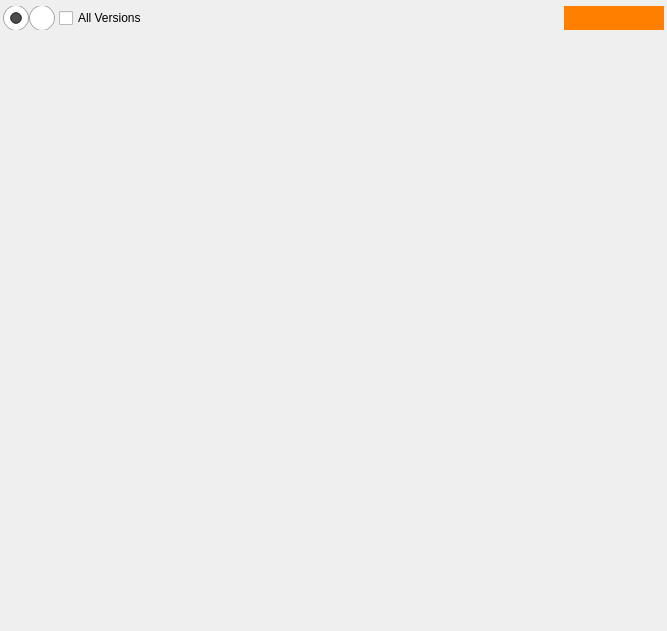
<?xml version="1.0" encoding="UTF-8"?>
<ui version="4.0">
 <class>FileListForm</class>
 <widget class="QWidget" name="FileListForm">
  <property name="geometry">
   <rect>
    <x>0</x>
    <y>0</y>
    <width>667</width>
    <height>631</height>
   </rect>
  </property>
  <property name="windowTitle">
   <string>Form</string>
  </property>
  <layout class="QVBoxLayout" name="verticalLayout" stretch="0,1">
   <property name="spacing">
    <number>4</number>
   </property>
   <property name="leftMargin">
    <number>2</number>
   </property>
   <property name="topMargin">
    <number>6</number>
   </property>
   <property name="rightMargin">
    <number>2</number>
   </property>
   <property name="bottomMargin">
    <number>2</number>
   </property>
   <item>
    <layout class="QHBoxLayout" name="horizontalLayout_3" stretch="0,0,1,0">
     <property name="leftMargin">
      <number>1</number>
     </property>
     <property name="rightMargin">
      <number>1</number>
     </property>
     <item>
      <layout class="QHBoxLayout" name="horizontalLayout">
       <property name="spacing">
        <number>0</number>
       </property>
       <item>
        <widget class="QRadioButton" name="grid_radio_btn">
         <property name="minimumSize">
          <size>
           <width>0</width>
           <height>0</height>
          </size>
         </property>
         <property name="maximumSize">
          <size>
           <width>26</width>
           <height>16777215</height>
          </size>
         </property>
         <property name="toolTip">
          <string>List view</string>
         </property>
         <property name="layoutDirection">
          <enum>Qt::RightToLeft</enum>
         </property>
         <property name="styleSheet">
          <string notr="true">#grid_radio_btn::indicator {
width: 26;
height: 24;
}

#grid_radio_btn::indicator::unchecked {
	image: url(:/tk-multi-workfiles/grid_view_unchecked.png);
}

#grid_radio_btn::indicator::unchecked::hover {
	image: url(:/tk-multi-workfiles/grid_view_unchecked_hover.png);
}

#grid_radio_btn::indicator::checked {
    image: url(:/tk-multi-workfiles/grid_view_checked.png);
}

/*#grid_radio_btn::indicator::checked::hover {
    image: url(:/tk-multi-workfiles/grid_view_checked_hover.png);
}*/</string>
         </property>
         <property name="text">
          <string/>
         </property>
         <property name="iconSize">
          <size>
           <width>20</width>
           <height>20</height>
          </size>
         </property>
         <property name="checked">
          <bool>true</bool>
         </property>
        </widget>
       </item>
       <item>
        <widget class="QRadioButton" name="details_radio_btn">
         <property name="enabled">
          <bool>true</bool>
         </property>
         <property name="maximumSize">
          <size>
           <width>26</width>
           <height>16777215</height>
          </size>
         </property>
         <property name="toolTip">
          <string>Details view</string>
         </property>
         <property name="styleSheet">
          <string notr="true">#details_radio_btn::indicator {
width: 26;
height: 24;
}

#details_radio_btn::indicator::unchecked {
	image: url(:/tk-multi-workfiles/details_view_unchecked.png);
}

#details_radio_btn::indicator::unchecked::hover {
	image: url(:/tk-multi-workfiles/details_view_unchecked_hover.png);
}

#details_radio_btn::indicator::checked {
    image: url(:/tk-multi-workfiles/details_view_checked.png);
}

/*#details_radio_btn::indicator::checked::hover {
    image: url(:/tk-multi-workfiles/details_view_checked_hover.png);
}*/</string>
         </property>
         <property name="text">
          <string/>
         </property>
         <property name="iconSize">
          <size>
           <width>20</width>
           <height>20</height>
          </size>
         </property>
        </widget>
       </item>
      </layout>
     </item>
     <item>
      <widget class="QCheckBox" name="all_versions_cb">
       <property name="text">
        <string>All Versions</string>
       </property>
      </widget>
     </item>
     <item>
      <spacer name="horizontalSpacer">
       <property name="orientation">
        <enum>Qt::Horizontal</enum>
       </property>
       <property name="sizeHint" stdset="0">
        <size>
         <width>40</width>
         <height>20</height>
        </size>
       </property>
      </spacer>
     </item>
     <item>
      <widget class="SearchWidget" name="search_ctrl" native="true">
       <property name="minimumSize">
        <size>
         <width>100</width>
         <height>0</height>
        </size>
       </property>
       <property name="styleSheet">
        <string notr="true">#search_ctrl {
background-color: rgb(255, 128, 0);
}</string>
       </property>
      </widget>
     </item>
    </layout>
   </item>
   <item>
    <widget class="QStackedWidget" name="view_pages">
     <property name="currentIndex">
      <number>0</number>
     </property>
     <widget class="QWidget" name="list_page">
      <layout class="QHBoxLayout" name="horizontalLayout_5">
       <property name="margin">
        <number>0</number>
       </property>
       <item>
        <widget class="GroupedListView" name="file_list_view" native="true">
         <property name="styleSheet">
          <string notr="true"/>
         </property>
        </widget>
       </item>
      </layout>
     </widget>
     <widget class="QWidget" name="details_page">
      <layout class="QHBoxLayout" name="horizontalLayout_4">
       <property name="margin">
        <number>0</number>
       </property>
       <item>
        <widget class="FileDetailsView" name="file_details_view"/>
       </item>
      </layout>
     </widget>
    </widget>
   </item>
  </layout>
 </widget>
 <customwidgets>
  <customwidget>
   <class>SearchWidget</class>
   <extends>QWidget</extends>
   <header>..search_widget</header>
   <container>1</container>
  </customwidget>
  <customwidget>
   <class>FileDetailsView</class>
   <extends>QTableView</extends>
   <header>..file_details_view</header>
  </customwidget>
  <customwidget>
   <class>GroupedListView</class>
   <extends>QWidget</extends>
   <header>..file_list.file_list_form</header>
   <container>1</container>
  </customwidget>
 </customwidgets>
 <resources>
  <include location="resources.qrc"/>
 </resources>
 <connections/>
</ui>
